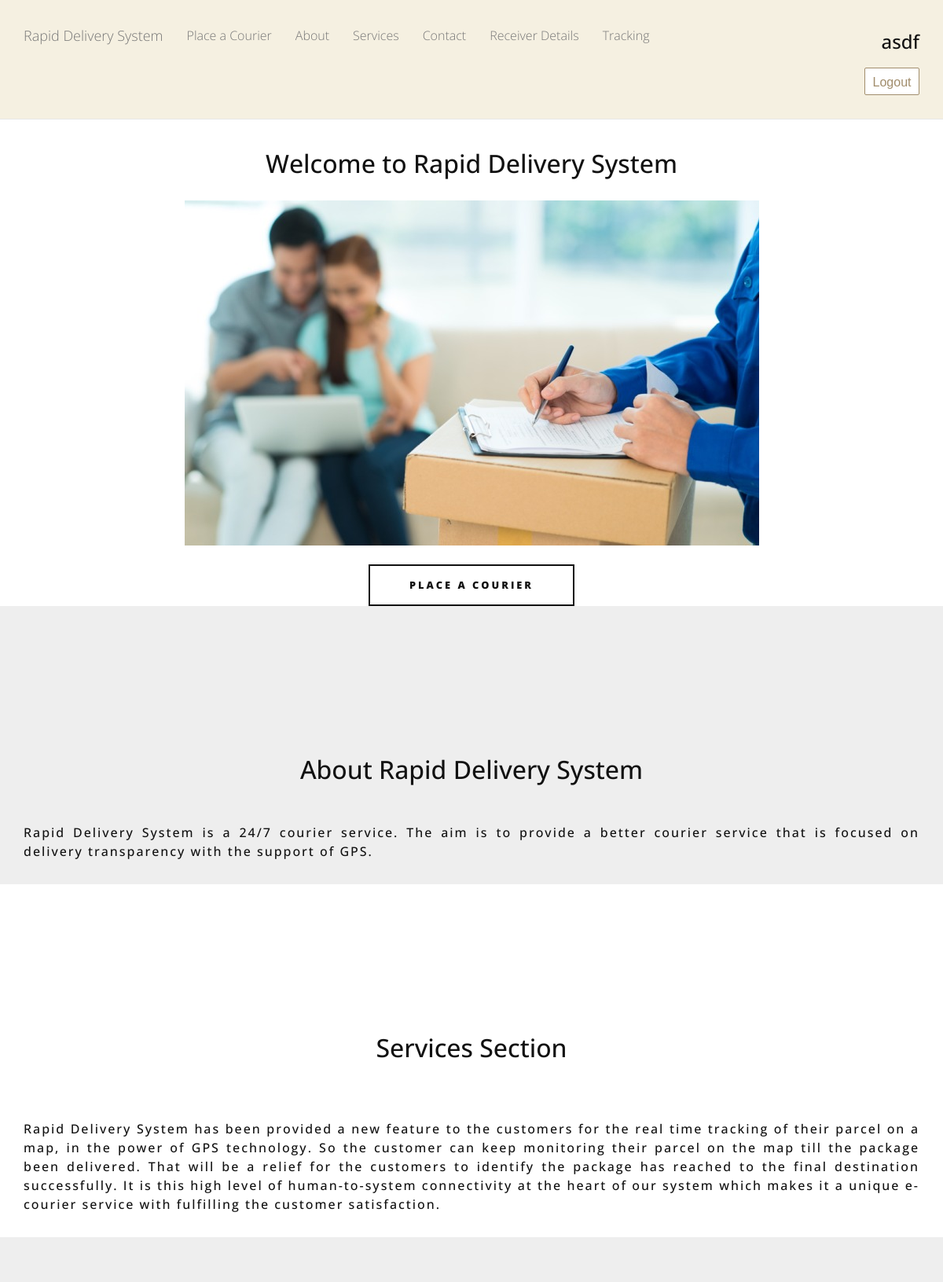
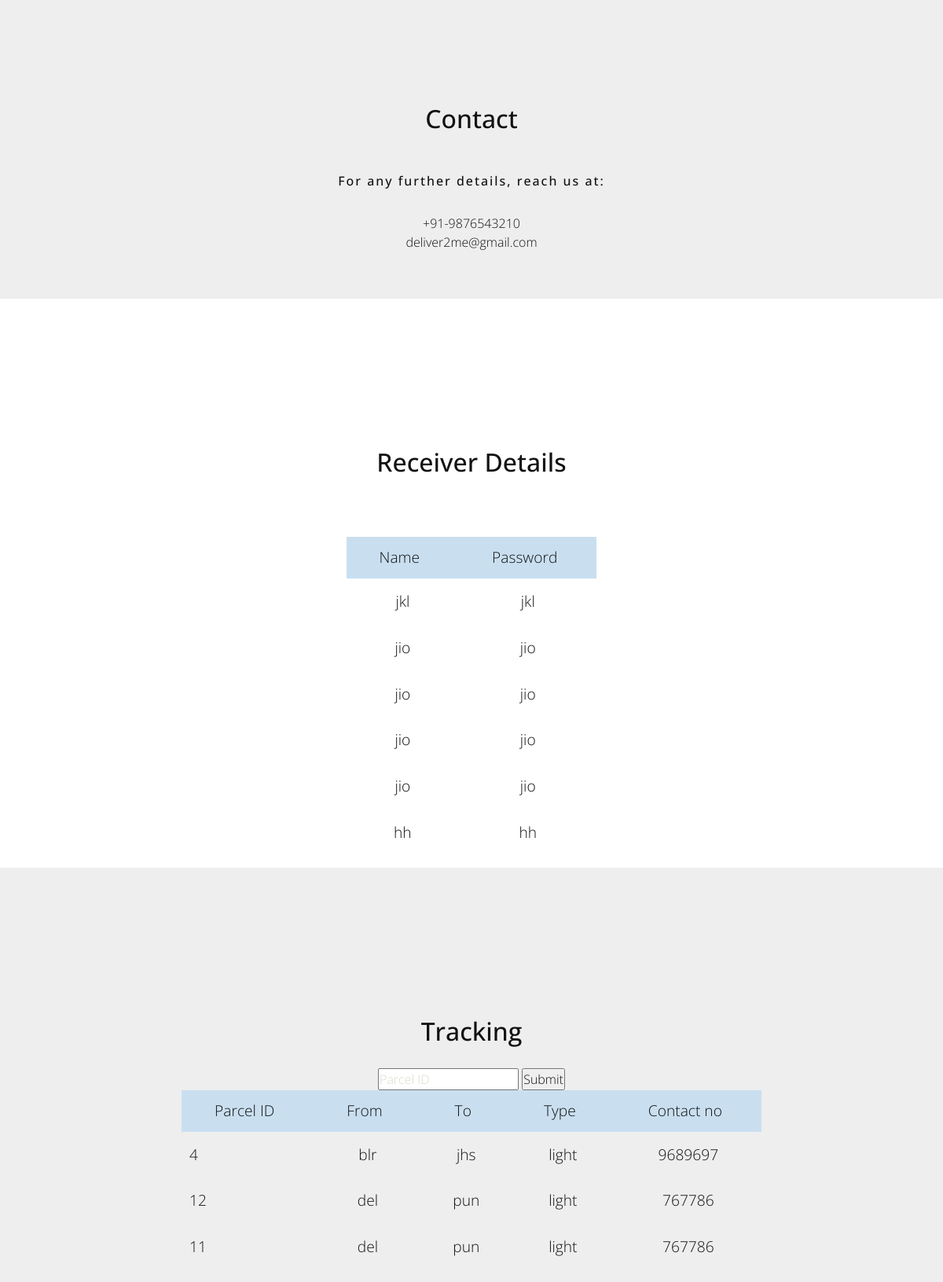
/Customerhome.php (signed in), run on the app's committed database (2 pictures, top to bottom).
### tables this page shows
CREATE TABLE `customer` (
  `id` int(11) NOT NULL,
  `username` varchar(45) NOT NULL,
  `password` varchar(45) NOT NULL,
  `email` varchar(45) NOT NULL,
  `address` varchar(45) DEFAULT NULL,
  `tel` varchar(45) DEFAULT NULL
);

CREATE TABLE `receiver` (
  `id` int(11) NOT NULL,
  `receiver` varchar(20) DEFAULT NULL,
  `password` varchar(20) DEFAULT NULL,
  `sender` varchar(20) DEFAULT NULL,
  `parcel_ID` int(11) NOT NULL
);

CREATE TABLE `parcel_status` (
  `id` int(11) NOT NULL,
  `courier_id` int(11) NOT NULL,
  `customer_id` int(11) NOT NULL,
  `status` varchar(10) NOT NULL,
  `Vehicle_ID` int(11) NOT NULL,
  `parcel_ID` int(11) NOT NULL
);

CREATE TABLE `parcel` (
  `id` int(11) NOT NULL,
  `customer_id` int(11) NOT NULL,
  `pickup_address` varchar(45) DEFAULT NULL,
  `delivery_address` varchar(45) DEFAULT NULL,
  `package_type` varchar(45) DEFAULT NULL,
  `contact_no` varchar(45) DEFAULT NULL,
  `state_address` varchar(45) DEFAULT NULL,
  `note` varchar(45) DEFAULT NULL
);

### customerSession.php (called while the page is built, shortened)
<?php
$connection = mysqli_connect("localhost", "root", "");
$user_check=$_SESSION['login_user'];
$ses_sql=mysqli_query($connection ,"select username from customer where username='$user_check'");
$row = mysqli_fetch_assoc($ses_sql);
$login_session =$row['username'];
?>

### Customerhome.php (the view, shortened to what this page needs)
<!DOCTYPE html>
<html lang="en">
<head>
    <link href="css/bootstrap.min.css" rel="stylesheet">
    <link href="css/style2.css" rel="stylesheet">
    <link href="css/scrolling-nav.css" rel="stylesheet">
</head>
<body id="page-top" data-spy="scroll" data-target=".navbar-fixed-top">
    <nav class="navbar navbar-default navbar-fixed-top" role="navigation">
        <div class="container">
            <div class="navbar-header page-scroll">
                <a class="navbar-brand page-scroll" href="#page-top">Rapid Delivery System </a>
            </div>
            <div class="collapse navbar-collapse navbar-ex1-collapse">
                <ul class="nav navbar-nav">
                    <li>
                        <a class="page-scroll" href="#Place">Place a Courier</a>
                    </li>
                    <li>
                        <a class="page-scroll" href="#about">About</a>
                    </li>
                    <li>
                        <a class="page-scroll" href="#services">Services</a>
                    </li>
                    <li>
                        <a class="page-scroll" href="#contact">Contact</a>
                    </li>
                    <li>
                        <a class="page-scroll" href="#recv">Receiver Details</a>
                    </li>
                    <li>
                    	<a class="page-scroll" href="#track">Tracking</a>
                    </li>
                </ul>
                <ul>
                <div class="userName">
					<?php
                    include('customerSession.php');
                    echo "<h3> $login_session </h3>";
                    ?>
                    <form action="logout.php" method="post">
                    <div class="logout">
                    <input name="btn_logout" type="submit" value="Logout">
                        </div>
                        </form>
            </div>
            </ul>
        </div>
        </div>
    </nav>
    <section id="intro" class="intro-section">
        <div class="container">
            <div class="row">
                <div class="welcomePane">
                    <h1>Welcome to Rapid Delivery System</h1>
                     <section id="Place">
                     <img src="images/courier-services-2.jpg" class="img-responsive">
                         </section>
                     <br/>
            </div>
        </div>
    <link rel="stylesheet" href="css/style4.css">
            <form action="addParcel.php">
    <button data-hover="Go to page"><div>Place a courier</div></button>
    </form>
    </section>
    <section id="about" class="about-section">
        <div class="container">
            <div class="row">
                <div class="col-lg-12">
                    <h1>About Rapid Delivery System</h1>
                    	<p align="justify"> Rapid Delivery System is a 24/7 courier service. The aim is to provide a better courier service that is focused on delivery transparency with the support of GPS.
</p>
                </div>
            </div>
        </div>
    </section>
    <section id="services" class="services-section">
        <div class="container">
            <div class="row">
                <div class="col-lg-12">
                    <h1>Services Section</h1>
                    <p align="justify">
<br/>
Rapid Delivery System has been provided a new feature to the customers for the real time tracking of their parcel on a map, in the power of GPS technology. So the customer can keep monitoring their parcel on the map till the package been delivered. That will be a relief for the customers to identify the package has reached to the final destination successfully. It is this high level of human-to-system connectivity at the heart of our system which makes it a unique e-courier service with fulfilling the customer satisfaction.
</p>
                </div>
            </div>
        </div>
    </section>
    <section id="contact" class="contact-section">
        <div class="container">
            <div class="row">
                <div class="col-lg-12">
                    <h1>Contact</h1>
                    <p align="center">
For any further details, reach us at: <br>
                    <ul style="list-style: none;">
                    <li>+91-9876543210</li>
                    <li>deliver2me@gmail.com</li>
                    </ul>
                    </p>
                </div>
            </div>
        </div>
    </section>
    <section id="recv" class="services-section">
        <div class="container">
            <div class="row">
                <div class="col-lg-12">
                    <h1>Receiver Details</h1>
                       <?php
require 'connect.php';
$sql = "SELECT * FROM
receiver where sender='$login_session'";
if (mysqli_query($con, $sql)) {
$results = mysqli_query($con, $sql) or die(mysql_error());
$x=1;
echo  "<table id=\"keywords\" cellspacing=\"0\" cellpadding=\"0\">
<thead>
<br/><br/>
<tr>
        <th><span>Name</span></th>
        <th><span>Password</span></th>
        </tr>
    </thead>
	 <tbody>";
while ($row = mysqli_fetch_array($results, MYSQLI_ASSOC)) {
if ($x <= 1)
{
extract($row);
echo "
      <tr>
        <td>".$row["receiver"]."</td>
        <td>".$row["password"]."</td>
      </tr>
   ";
	}
	}
    echo"</tbody></table>";
}
?>
                </div>
            </div>
        </div>
    </section>
    <section id="track" class="track-section">
        <div class="container">
            <div class="row">
                <div class="">
                    <h1>Tracking</h1>
                     </div>
             </div>
             <form action="CustomerParcels.php" method="post">
             <input type="text" name="parcel_ID" placeholder="Parcel ID">
             <input type="submit">
             </form>
<?php
require 'connect.php';
$sql = "SELECT id from customer where username = '$login_session'";
if (mysqli_query($con, $sql)) {
$results = mysqli_query($con, $sql) or die(mysql_error());
while ($row = mysqli_fetch_array($results, MYSQLI_ASSOC)) {
extract($row);
$cid=$row["id"];
	}
}
$id=$cid;
$sql = "SELECT parcel.id, parcel.pickup_address, parcel.delivery_address,parcel.package_type, parcel.contact_no, parcel_status.status FROM parcel INNER JOIN parcel_status on parcel.id = parcel_status.parcel_ID WHERE parcel_status.status = 'Pickedup' AND parcel.customer_id = parcel_status.customer_id AND parcel.customer_id='$cid'";
if (mysqli_query($con, $sql)) {
$results = mysqli_query($con, $sql) or die(mysql_error());
echo  "<table id=\"keywords\" cellspacing=\"0\" cellpadding=\"0\">
<thead>
<tr>
        <th><span>Parcel ID</span></th>
        <th><span>From</span></th>
        <th><span>To</span></th>
        <th><span>Type</span></th>
        <th><span>Contact no</span></th>
        </tr>
    </thead>
	 <tbody>";
while ($row = mysqli_fetch_array($results, MYSQLI_ASSOC)) {
extract($row);
echo "
      <tr>
        <td class=\"lalign\">".$id."</td>
        <td>".$pickup_address."</td>
        <td>".$delivery_address."</td>
		<td>".$package_type."</td>
        <td>".$contact_no."</td>
        </tr>
	   </tr>";
	}
    echo"</tbody></table>";
}
?>
        </div>
        </section>
</body>
</html>

### css/style2.css (style rules this page uses)
#keywords { margin: 0 auto; font-size: 1.2em; margin-bottom: 15px; }
#keywords thead { cursor: pointer; background: #c9dff0; }
#keywords thead tr th { font-weight: bold; padding: 12px 30px; padding-left: 42px; }
#keywords thead tr th span { padding-right: 20px; background-repeat: no-repeat; background-position: 100% 100%; }
#keywords tbody tr { color: #555; }
#keywords tbody tr td { text-align: center; padding: 15px 10px; }
#keywords tbody tr td.lalign { text-align: left; }
body { font: 13px/20px "Open Sans", Tahoma, Verdana, sans-serif; color: #a7a599; background: #31302b; }

### css/scrolling-nav.css (style rules this page uses)
body { width: 100%; height: 100%; }
html { width: 100%; height: 100%; }
.img-responsive { display: block; margin-left: auto; margin-right: auto; }
@media (min-width:767px) { .navbar { padding: 20px 0; -webkit-transition: background .5s ease-in-out,padding .5s ease-in-out; -moz-transition: background .5s ease-in-out,padding .5s ease-in-out; transition: background .5s ease-in-out,padding .5s ease-in-out; background:rgba(210,191,125,0.23); } }
.intro-section { padding-top: 150px; text-align: center; background: #fff; }
.about-section { padding-top: 150px; text-align: center; background: #eee; }
.services-section { padding-top: 150px; text-align: center; background: #fff; }
.contact-section { padding-top: 150px; text-align: center; background: #eee; }
.track-section { padding-top: 150px; text-align: center; background: #eee; }
.userName { text-align:right; }
.logout input[type=submit] { width: 70px; height: 35px; background: #fff; border: 1px solid #a18d6c; cursor: pointer; border-radius: 2px; color: #a18d6c; font-family: 'Exo', sans-serif; font-size: 16px; font-weight: 400; padding: 6px; margin-top: 10px; }
body { margin:0; color:#6a6f8c; background:#c8c8c8; font:600 16px/18px 'Open Sans',sans-serif; }
*,:after,:before { box-sizing:border-box }
a { color:inherit;text-decoration:none }

### css/style4.css (style rules this page uses)
*, *:before, *:after { box-sizing: border-box; padding: 0; margin: 0; font: 300 1em/1.5 'Open Sans', 'Helvetica Neue', Arial, sans-serif; text-decoration: none; color: #111; }
html, body { background: rgb(236, 240, 241); }
h1 { font-size: 2em; padding: 20px 0; }
p { letter-spacing: 2px; padding: 20px 0; font-weight:500; }
button { background: transparent; outline: none; position: relative; border: 2px solid #111; padding: 15px 50px; overflow: hidden; }
button:before { content: attr(data-hover); position: absolute; top: 1.1em; left: 0; width: 100%; text-transform: uppercase; letter-spacing: 3px; font-weight: 800; font-size: .8em; opacity: 0; -webkit-transform: translate(-100%,0); transform: translate(-100%,0); -webkit-transition: all .3s ease-in-out; transition: all .3s ease-in-out; }
button div { text-transform: uppercase; letter-spacing: 3px; font-weight: 800; font-size: .8em; -webkit-transition: all .3s ease-in-out; transition: all .3s ease-in-out; }

### Customerhome.php (style rules this page uses)
html, body { height: 100%; margin: 0; padding: 0; }

### data on the page
customer: username "asdf"
receiver: receiver "jkl", password "jkl"
receiver: receiver "jio", password "jio"
receiver: receiver "jio", password "jio"
receiver: receiver "jio", password "jio"
receiver: receiver "jio", password "jio"
receiver: receiver "hh", password "hh"
parcel_status: parcel_ID "4", parcel_ID.pickup_address "blr", parcel_ID.delivery_address "jhs", parcel_ID.package_type "light", parcel_ID.contact_no "9689697"
parcel_status: parcel_ID "12", parcel_ID.pickup_address "del", parcel_ID.delivery_address "pun", parcel_ID.package_type "light", parcel_ID.contact_no "767786"
parcel_status: parcel_ID "11", parcel_ID.pickup_address "del", parcel_ID.delivery_address "pun", parcel_ID.package_type "light", parcel_ID.contact_no "767786"
